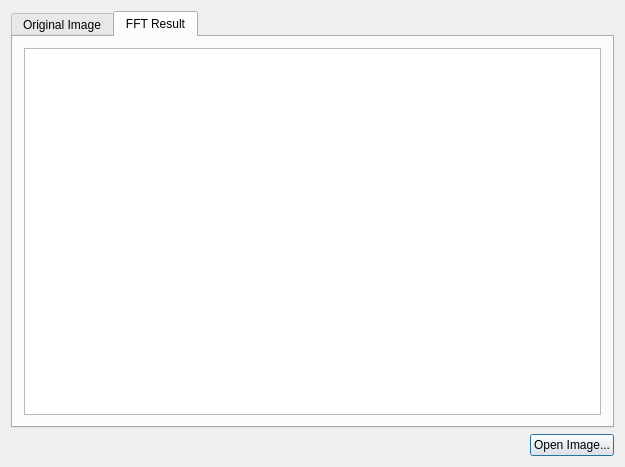
<?xml version="1.0" encoding="UTF-8"?>
<ui version="4.0">
 <class>Dialog</class>
 <widget class="QDialog" name="Dialog">
  <property name="geometry">
   <rect>
    <x>0</x>
    <y>0</y>
    <width>625</width>
    <height>467</height>
   </rect>
  </property>
  <property name="windowTitle">
   <string>QtOpenCV FFT Demo</string>
  </property>
  <layout class="QVBoxLayout" name="verticalLayout_3">
   <item>
    <widget class="QTabWidget" name="tabWidget">
     <property name="currentIndex">
      <number>1</number>
     </property>
     <widget class="QWidget" name="tab">
      <attribute name="title">
       <string>Original Image</string>
      </attribute>
      <layout class="QVBoxLayout" name="verticalLayout_2">
       <item>
        <widget class="QtOcv::ImageWidget" name="imageWidget"/>
       </item>
      </layout>
     </widget>
     <widget class="QWidget" name="tab_2">
      <attribute name="title">
       <string>FFT Result</string>
      </attribute>
      <layout class="QVBoxLayout" name="verticalLayout">
       <item>
        <widget class="QtOcv::ImageWidget" name="fftImageWidget"/>
       </item>
      </layout>
     </widget>
    </widget>
   </item>
   <item>
    <layout class="QHBoxLayout" name="horizontalLayout" stretch="1,0">
     <item>
      <spacer name="horizontalSpacer">
       <property name="orientation">
        <enum>Qt::Horizontal</enum>
       </property>
       <property name="sizeHint" stdset="0">
        <size>
         <width>40</width>
         <height>20</height>
        </size>
       </property>
      </spacer>
     </item>
     <item>
      <widget class="QPushButton" name="openButton">
       <property name="text">
        <string>Open Image...</string>
       </property>
      </widget>
     </item>
    </layout>
   </item>
  </layout>
 </widget>
 <layoutdefault spacing="6" margin="11"/>
 <customwidgets>
  <customwidget>
   <class>QtOcv::ImageWidget</class>
   <extends>QGraphicsView</extends>
   <header>cvimagewidget.h</header>
  </customwidget>
 </customwidgets>
 <resources/>
 <connections/>
</ui>
